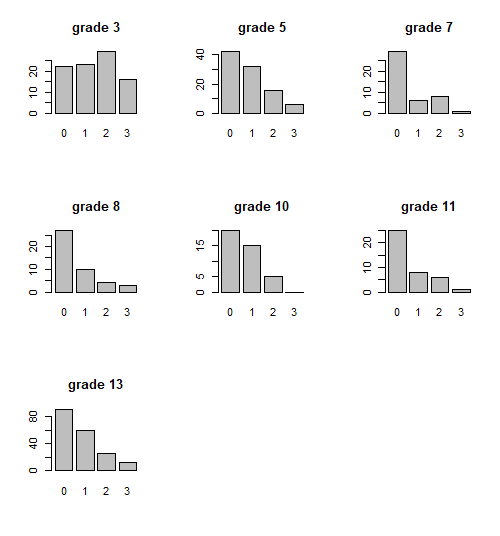

Write the R code that produced this figure.
load("C:\\Users\\zekun\\OneDrive\\Desktop\\Dissertation on Bayesian\\Data set.Rdata")
grades <- unique(data_for_presentation$grade)

num_observation <- nrow(data_for_presentation)  

for (i in grades){
  assign(paste0("grade",as.character(i),"_count"),0)
  assign(paste0("grade",as.character(i),"_0_count"),0)
  assign(paste0("grade",as.character(i),"_1_count"),0)
  assign(paste0("grade",as.character(i),"_2_count"),0)
  assign(paste0("grade",as.character(i),"_3_count"),0)
  
}

for (i in 1:num_observation){
  grade <- data_for_presentation[i,"grade"]
  grade <- as.character(grade)
  grade_count_character <- paste0("grade",grade,"_count")
  count <- get(grade_count_character)
  assign(grade_count_character,count+1)
  
  
  task2 <- data_for_presentation[i,"task_2"]
  task3 <-data_for_presentation[i,"task_3"]
  task4 <- data_for_presentation[i,"task_4"]
  tasksum <- task2+task3+task4
  for (j in grades){
    if (grade == j){
      if (tasksum == 0){
        count_0 <- paste0("grade",grade,"_0_count")
        assign(count_0,get(count_0) + 1)
      }else if (tasksum == 1){
        count_1 <- paste0("grade",grade,"_1_count")
        assign(count_1,get(count_1) + 1)
      }else if (tasksum == 2){
        count_2 <- paste0("grade",grade,"_2_count")
        assign(count_2,get(count_2) + 1)
      }else{
        count_3 <- paste0("grade",grade,"_3_count")
        assign(count_3,get(count_3) + 1)
      }
    }
  }
}


par(mfrow=c(3,3))

for (i in grades){
  zero <- get(paste0("grade",as.character(i),"_0_count"))
  one <- get(paste0("grade",as.character(i),"_1_count"))
  two <- get(paste0("grade",as.character(i),"_2_count"))
  three <- get(paste0("grade",as.character(i),"_3_count"))

  barplot(c(zero,one,two,three),
          names.arg= c("0","1","2","3"),
          main = paste("grade",as.character(i)))
  
}
